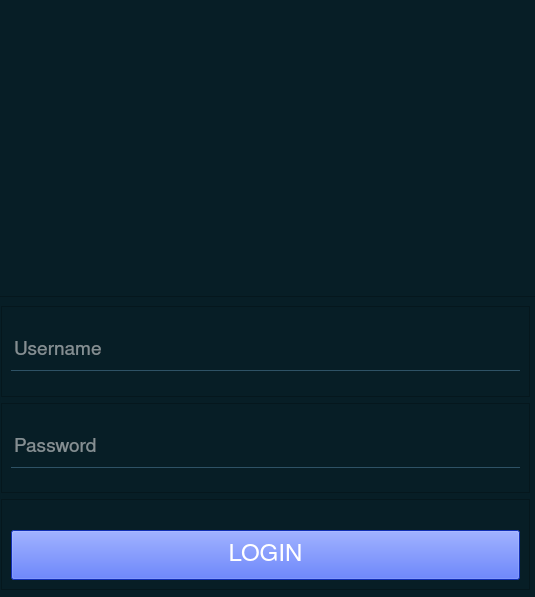
<?xml version="1.0" encoding="UTF-8"?>
<ui version="4.0">
 <class>Login</class>
 <widget class="QMainWindow" name="Login">
  <property name="geometry">
   <rect>
    <x>0</x>
    <y>0</y>
    <width>535</width>
    <height>597</height>
   </rect>
  </property>
  <property name="windowTitle">
   <string>MainWindow</string>
  </property>
  <widget class="QWidget" name="centralwidget">
   <widget class="QFrame" name="logi_container">
    <property name="geometry">
     <rect>
      <x>-10</x>
      <y>-10</y>
      <width>551</width>
      <height>611</height>
     </rect>
    </property>
    <property name="styleSheet">
     <string notr="true">background-color: #071e26;</string>
    </property>
    <property name="frameShape">
     <enum>QFrame::StyledPanel</enum>
    </property>
    <property name="frameShadow">
     <enum>QFrame::Raised</enum>
    </property>
    <layout class="QVBoxLayout" name="verticalLayout">
     <property name="spacing">
      <number>0</number>
     </property>
     <property name="leftMargin">
      <number>0</number>
     </property>
     <property name="topMargin">
      <number>0</number>
     </property>
     <property name="rightMargin">
      <number>0</number>
     </property>
     <property name="bottomMargin">
      <number>0</number>
     </property>
     <item>
      <widget class="QLabel" name="logo">
       <property name="styleSheet">
        <string notr="true"/>
       </property>
       <property name="text">
        <string/>
       </property>
      </widget>
     </item>
     <item>
      <widget class="QFrame" name="frame">
       <property name="frameShape">
        <enum>QFrame::StyledPanel</enum>
       </property>
       <property name="frameShadow">
        <enum>QFrame::Raised</enum>
       </property>
       <layout class="QVBoxLayout" name="verticalLayout_2">
        <item>
         <widget class="QFrame" name="frame_2">
          <property name="frameShape">
           <enum>QFrame::StyledPanel</enum>
          </property>
          <property name="frameShadow">
           <enum>QFrame::Raised</enum>
          </property>
          <layout class="QHBoxLayout" name="horizontalLayout_2">
           <item>
            <widget class="QLineEdit" name="username">
             <property name="minimumSize">
              <size>
               <width>0</width>
               <height>40</height>
              </size>
             </property>
             <property name="font">
              <font>
               <family>Nimbus Sans L</family>
               <pointsize>14</pointsize>
              </font>
             </property>
             <property name="styleSheet">
              <string notr="true">border: 1px solid rgba(0,0,0,0);
border-bottom-color: rgba(46,82,101,255);
color: rgb(255,255,255);
</string>
             </property>
             <property name="placeholderText">
              <string>Username</string>
             </property>
            </widget>
           </item>
          </layout>
         </widget>
        </item>
        <item>
         <widget class="QFrame" name="frame_3">
          <property name="frameShape">
           <enum>QFrame::StyledPanel</enum>
          </property>
          <property name="frameShadow">
           <enum>QFrame::Raised</enum>
          </property>
          <layout class="QHBoxLayout" name="horizontalLayout_3">
           <item>
            <widget class="QLineEdit" name="password">
             <property name="minimumSize">
              <size>
               <width>0</width>
               <height>40</height>
              </size>
             </property>
             <property name="font">
              <font>
               <family>Nimbus Sans L</family>
               <pointsize>14</pointsize>
              </font>
             </property>
             <property name="styleSheet">
              <string notr="true">border: 1px solid rgba(0,0,0,0);
border-bottom-color: rgba(46,82,101,255);
color: rgb(255,255,255);
</string>
             </property>
             <property name="placeholderText">
              <string>Password</string>
             </property>
            </widget>
           </item>
          </layout>
         </widget>
        </item>
        <item>
         <widget class="QFrame" name="frame_4">
          <property name="styleSheet">
           <string notr="true">color: rgb(255, 3, 62);</string>
          </property>
          <property name="frameShape">
           <enum>QFrame::StyledPanel</enum>
          </property>
          <property name="frameShadow">
           <enum>QFrame::Raised</enum>
          </property>
          <layout class="QVBoxLayout" name="verticalLayout_3">
           <item>
            <widget class="QLabel" name="label">
             <property name="styleSheet">
              <string notr="true">color: rgb(255, 0, 68);</string>
             </property>
             <property name="text">
              <string/>
             </property>
            </widget>
           </item>
           <item>
            <widget class="QPushButton" name="loginBtn">
             <property name="minimumSize">
              <size>
               <width>0</width>
               <height>50</height>
              </size>
             </property>
             <property name="font">
              <font>
               <family>Nimbus Sans L</family>
               <pointsize>18</pointsize>
               <weight>50</weight>
               <bold>false</bold>
              </font>
             </property>
             <property name="styleSheet">
              <string notr="true">color: rgb(255, 255, 255);
background-color: rgb(24, 66, 255);</string>
             </property>
             <property name="text">
              <string>LOGIN</string>
             </property>
            </widget>
           </item>
          </layout>
         </widget>
        </item>
       </layout>
      </widget>
     </item>
    </layout>
   </widget>
  </widget>
 </widget>
 <resources>
  <include location="resources.qrc"/>
 </resources>
 <connections/>
</ui>
